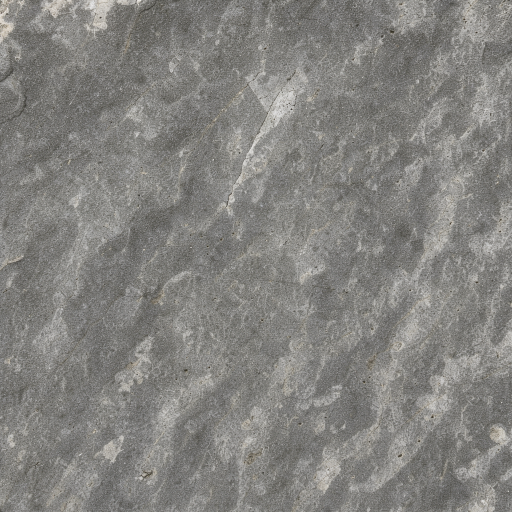
#> input picture 7c1a96f1_000.png, 1024 x 1024 px (shown at 1/2 size)
$ python texture_seam_check.py
#> lines starting #> are read from the running program, lines starting #| are printed output that depends on the picture
"""Make a lossless 3x3 tile preview and measure opposite-edge discontinuity.

Run from any directory: python tool/texture_seam_check.py
Requires Pillow and NumPy. Does not modify the source image or workflow.
"""

import hashlib
import json
from pathlib import Path

import numpy as np
from PIL import Image, ImageFilter


ROOT = Path(__file__).resolve().parents[1]
SOURCE = ROOT / "7c1a96f1_000.png"
PREVIEW = ROOT / "stone-texture-3x3-preview.png"
DETAIL = ROOT / "stone-texture-seam-detail.png"
EVIDENCE = ROOT / "stone-texture-seam-evidence.json"


def summary(pixel_differences):
    """Absolute RGB difference averaged over channels, on an 8-bit scale."""
    per_pixel = np.mean(np.abs(pixel_differences), axis=-1)
    return {
        "mean_abs_rgb": round(float(per_pixel.mean()), 3),
        "median_abs_rgb": round(float(np.median(per_pixel)), 3),
        "p95_abs_rgb": round(float(np.percentile(per_pixel, 95)), 3),
        "max_abs_rgb": round(float(per_pixel.max()), 3),
    }


def compare_edges(rgb):
    pixels = np.asarray(rgb, dtype=np.float32)
    vertical = summary(pixels[:, -1, :] - pixels[:, 0, :])
    horizontal = summary(pixels[-1, :, :] - pixels[0, :, :])
    interior_vertical = summary(pixels[:, 1:, :] - pixels[:, :-1, :])
    interior_horizontal = summary(pixels[1:, :, :] - pixels[:-1, :, :])
    return {
        "left_to_right_vertical_seam": vertical,
        "top_to_bottom_horizontal_seam": horizontal,
        "ordinary_vertical_neighbors": interior_vertical,
        "ordinary_horizontal_neighbors": interior_horizontal,
        "vertical_seam_to_neighbor_mean_ratio": round(
            vertical["mean_abs_rgb"] / interior_vertical["mean_abs_rgb"], 3
        ),
        "horizontal_seam_to_neighbor_mean_ratio": round(
            horizontal["mean_abs_rgb"] / interior_horizontal["mean_abs_rgb"], 3
        ),
    }


def main():
    source_bytes = SOURCE.read_bytes()
    with Image.open(SOURCE) as image:
#> image is the input picture: PIL image 1024x1024 RGB; mean R, G, B 131.4, 130.2, 126.7
        if image.format != "PNG" or image.size != (1024, 1024):
            raise ValueError(f"Expected a 1024x1024 PNG, got {image.format} {image.size}")
        rgb = image.convert("RGB")
        mode = image.mode
#> mode = 'RGB'

    width, height = rgb.size
#> width = 1024; height = 1024
    preview = Image.new("RGB", (width * 3, height * 3))
#> preview: PIL image 3072x3072 RGB; every value is 0
    for row in range(3):
        for column in range(3):
            preview.paste(rgb, (column * width, row * height))
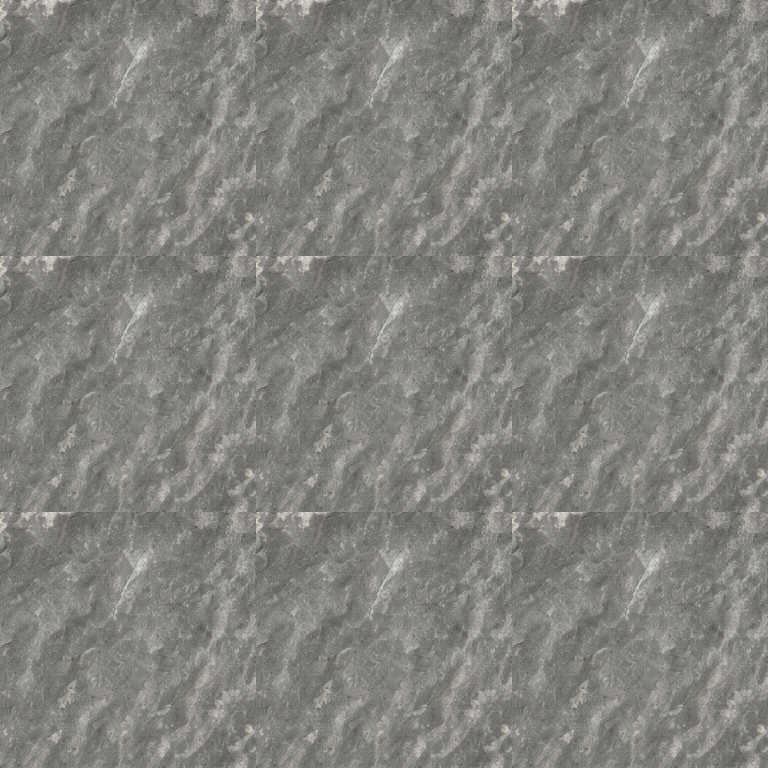
#> preview: PIL image 3072x3072 RGB (shown at 1/4 size); mean R, G, B 131.4, 130.2, 126.7
    preview.save(PREVIEW, format="PNG")

    # Both join directions intersect at (1024, 1024); no guides obscure pixels.
    preview.crop((width - 384, height - 384, width + 384, height + 384)).save(
        DETAIL, format="PNG"
    )
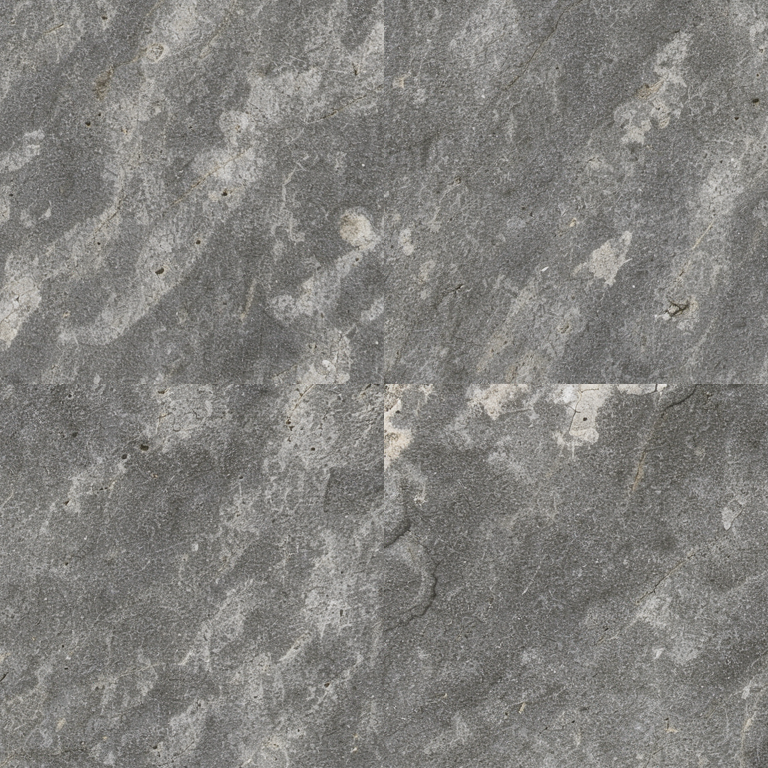
#> saved as stone-texture-seam-detail.png: PIL image 768x768 RGB; mean R, G, B 130.4, 129.1, 125.6

    blurred = rgb.filter(ImageFilter.GaussianBlur(radius=8))
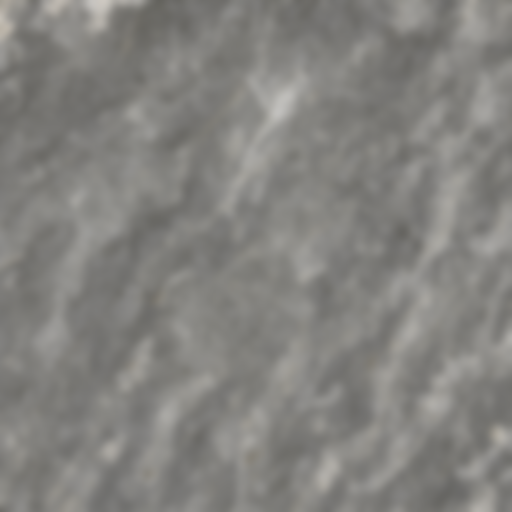
#> blurred: PIL image 1024x1024 RGB (shown at 1/2 size); mean R, G, B 131.4, 130.2, 126.7
    report = {
        "source": SOURCE.name,
        "source_sha256": hashlib.sha256(source_bytes).hexdigest(),
        "source_bytes": len(source_bytes),
        "source_format": "PNG",
        "source_mode": mode,
        "source_dimensions": [width, height],
        "preview": PREVIEW.name,
        "preview_dimensions": list(preview.size),
        "seam_detail": DETAIL.name,
        "comparison": "Absolute RGB differences (0-255) across opposite edges versus adjacent pixels inside the original image. A vertical join uses its right and left columns; a horizontal join uses its bottom and top rows. Gaussian blur radius 8 px compares broad color/tone changes.",
        "raw": compare_edges(rgb),
        "blurred_radius_8_px": compare_edges(blurred),
        "limitation": "Metrics and planar image preview do not measure 3D appearance, lighting, UV mapping, compression, or Roblox rendering. No threshold alone determines visual acceptability.",
    }
#> in summary, `per_pixel = np.mean(np.abs(pixel_differences), axis=-1)`: per_pixel = 1024 values, max 139.3 at index 33, min 0 at index 173, mean 25.53
#> in compare_edges, `vertical = summary(pixels[:, -1, :] - pixels[:, 0, :])`: vertical = {'mean_abs_rgb': 25.54, 'median_abs_rgb': 20.33, 'p95_abs_rgb': 67, 'max_abs_rgb': 139.3}
#> in compare_edges, `horizontal = summary(pixels[-1, :, :] - pixels[0, :, :])`: horizontal = {'mean_abs_rgb': 33.24, 'median_abs_rgb': 27.67, 'p95_abs_rgb': 84.62, 'max_abs_rgb': 132.3}
#> in summary (call 3), `per_pixel = np.mean(np.abs(pixel_differences), axis=-1)`:
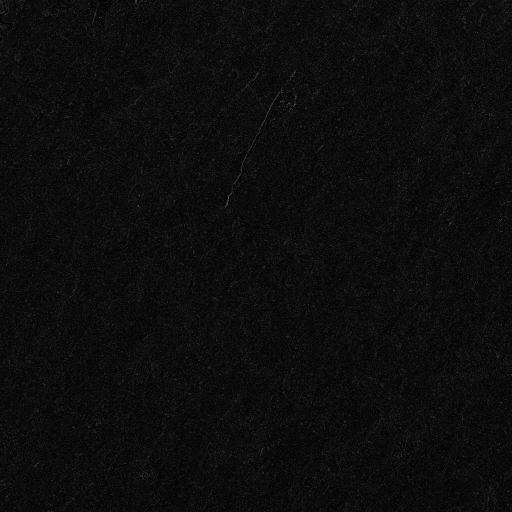
#> per_pixel: shape (1024, 1023) float32 (shown at 1/2 size); min 0, max 132, mean 13.4
#> in compare_edges, `interior_vertical = summary(pixels[:, 1:, :] - pixels[:, :-1, :])`: interior_vertical = {'mean_abs_rgb': 13.42, 'median_abs_rgb': 11, 'p95_abs_rgb': 33.67, 'max_abs_rgb': 132}
#> in compare_edges, `interior_horizontal = summary(pixels[1:, :, :] - pixels[:-1, :, :])`: interior_horizontal = {'mean_abs_rgb': 13.88, 'median_abs_rgb': 11.67, 'p95_abs_rgb': 34.67, 'max_abs_rgb': 118.7}
#> in summary (call 7), `per_pixel = np.mean(np.abs(pixel_differences), axis=-1)`:
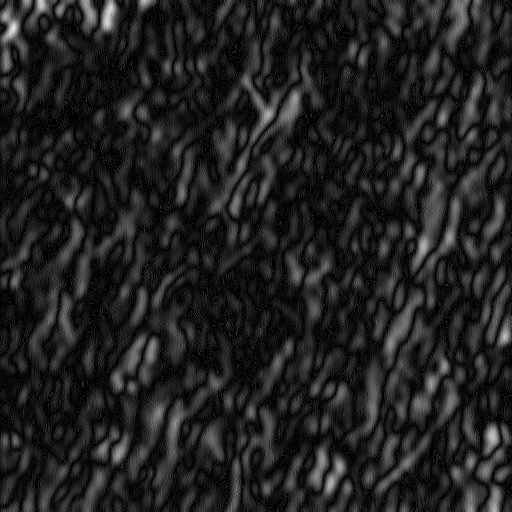
#> per_pixel: shape (1024, 1023) float32 (shown at 1/2 size); min 0, max 3.33, mean 0.433; drawn with min black and max white
#> in summary (call 8), `per_pixel = np.mean(np.abs(pixel_differences), axis=-1)`:
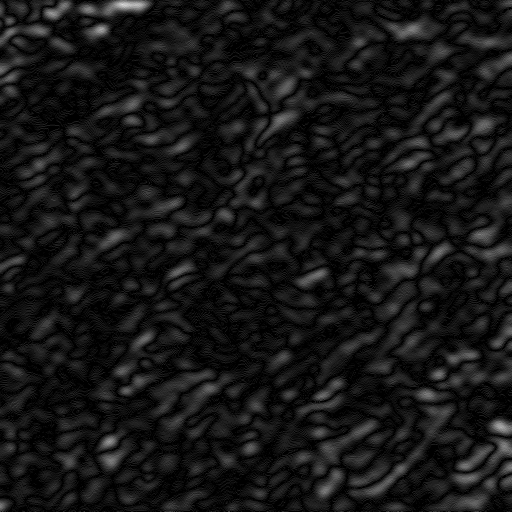
#> per_pixel: shape (1023, 1024) float32 (shown at 1/2 size); min 0, max 4, mean 0.343; drawn with min black and max white
    EVIDENCE.write_text(json.dumps(report, indent=2) + "\n", encoding="utf-8")
    print(json.dumps(report, indent=2))
#> (printed output is left out)


if __name__ == "__main__":
    main()
